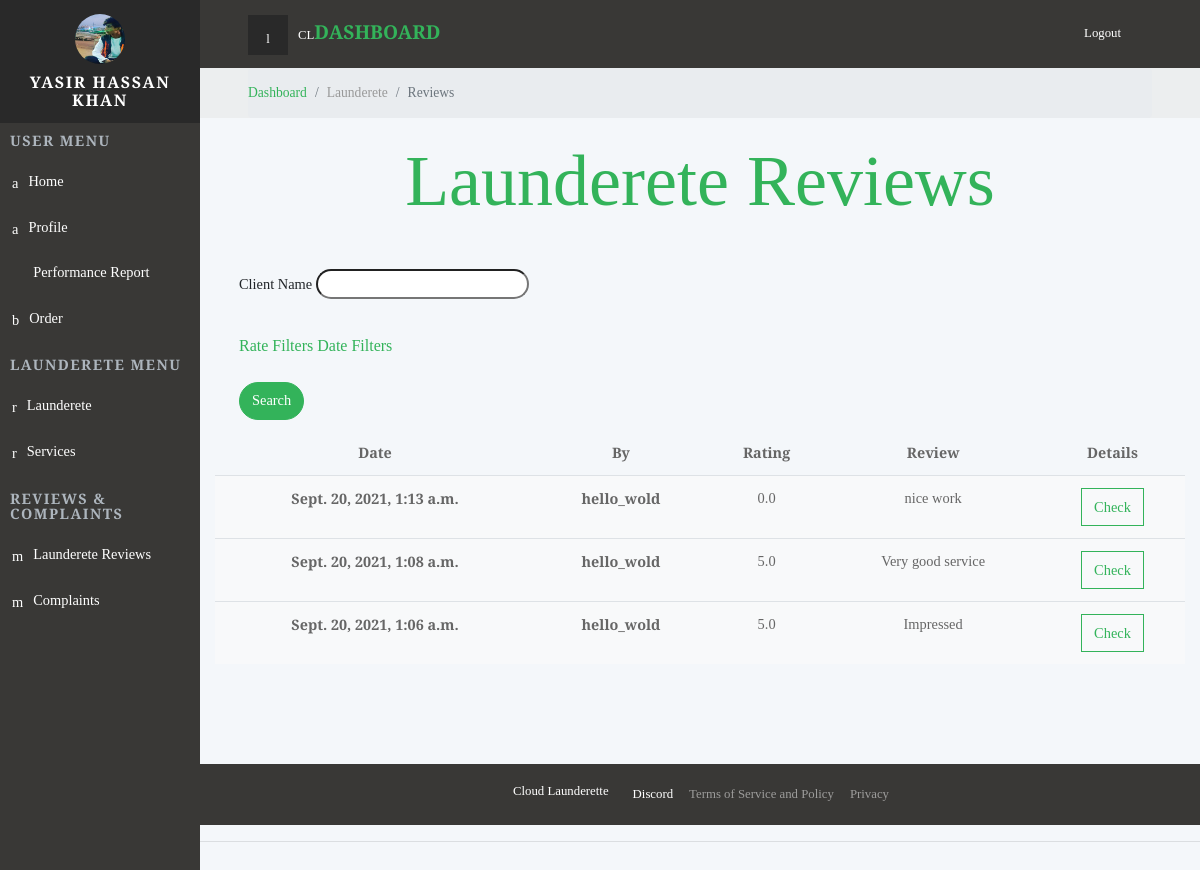
Screenshot of /dashboard/launderette/reviews/ (signed in) with the database file from the repository.
### backend/models.py (models this page shows, shortened)
class Launderer(models.Model):
    user = models.OneToOneField(User, on_delete=models.CASCADE, null=True)
    name = models.CharField(max_length=200, null=True)
    profile_pic = models.ImageField( default="default-profile.png")
    address = models.CharField(max_length=200, null=True)
    isBlocked = models.BooleanField(default=False)
    date_joined =models.DateTimeField(auto_now_add=True)

class Review(models.Model):
    launderette = models.ForeignKey(Launderette, null=True, on_delete= models.SET_NULL)
    client = models.ForeignKey(Client, null=True, on_delete= models.SET_NULL)
    order = models.ForeignKey(Order, null=True, on_delete= models.SET_NULL)
    rating = models.FloatField(default=0)
    review = models.TextField(blank=True, null=True)
    date = models.DateTimeField(auto_now_add=True, null=True)

class Client(models.Model):
    user = models.OneToOneField(User, on_delete=models.CASCADE, null=True)
    name = models.CharField(max_length=200, null=True)
    profile_pic = models.ImageField(default="default-profile.png")
    address = models.CharField(max_length=200, null=True)
    isBlocked = models.BooleanField(default=False)
    date_joined =models.DateTimeField(auto_now_add=True)
    def __str__(self):
        return str(self.user)

### backend/decorators.py (the view)
		def wrapper_func(request, *args, **kwargs):
			group = None
			if request.user.groups.exists():
				group = request.user.groups.all()[0].name
			if group in allowed_roles:
				return view_func(request, *args, **kwargs)
			else:
				return HttpResponse('You are not authorized to view this page')

### frontend/templates/frontend/launderetteReviews.html (shortened to what this page needs)
{%  extends 'frontend/partialview/base_template.html' %}
{% load static %}
{% block content %}
    <div class="page">
      {% include 'frontend/partialview/topbar.html' %}
      <div class="breadcrumb-holder">
        <div class="container-fluid">
          <ul class="breadcrumb">
            <li class="breadcrumb-item "><a href="{% url 'dashboard' %}">Dashboard</a></li>
            <li class="breadcrumb-item "><a href-"{% url 'launderette' %}">Launderete</a></li>
            <li class="breadcrumb-item active"><a >Reviews</a></li>
          </ul>
        </div>
      </div>
      <h1 class="h3 display-3 text-primary m-4 text-center">Launderete   Reviews         </h1>
     <section class="my-4">
        <div class="container">
          <form method="get" class="text-left">
            <div class="filters p-4">
              <div class="form-group-material">
                <label>Client Name</label>
                {{reviewsFilters.form.client_name}}
              </div>
              <a href="#rate_filter"  data-toggle="collapse">Rate Filters</a>
              <a href="#date_filter"  data-toggle="collapse">Date Filters</a>
            </div>
            <div class="form-group">
              <button class="my-btn btn btn-primary ml-4" type="submit">Search</button>
            </div>
        </form>
        <table class="table text-center">
            <thead>
                <tr>
                  <th>Date</th>
                  <th>By</th>
                  <th>Rating</th>
                  <th>Review</th>
                  <th>Details</th>
                </tr>
            </thead>
            <tbody>
              {% for review in reviews %}
                <tr class="bg-light">
                  <th scope="row">{{review.date}}</th>
                      <th>{{review.client}}</th>
                      <td>{{review.rating}}</td>
                      <td> {{review.review}}</td>
                      <td><a class="btn  btn-outline-primary   text-center" href="{% url 'laundaretteReviewDetail' review.id %}">Check</a></td>
                </tr>
              {% endfor %}
            </tbody>
        </table>
        </div>
    </section>
      <footer class="main-footer">
        {% include 'frontend/partialView/footer_navbar.html' %}
      </footer>
    </div>
{% endblock content %}

### frontend/templates/frontend/partialview/header_navbar.html (shortened to what this page needs)
{% load static %}
    <nav class="side-navbar">
      <div class="side-navbar-wrapper">
        <div class="sidenav-header d-flex align-items-center justify-content-center">
          <div class="sidenav-header-inner text-center"><img src="{{launderer.profile_pic.url}}" alt="person" class="img-fluid rounded-circle">
            <h2 class="h5">{{launderer.name}}</h2>
          </div>
        </div>
        <div class="main-menu">
          <h5 class="sidenav-heading">User Menu</h5>
          <ul id="side-main-menu" class="side-menu list-unstyled">
            <li><a href="{% url 'dashboard' %}" > <i class="icon-form"></i>Home                             </a></li>
            <li><a href="{% url 'myAccount' %}"> <i class="icon-form"></i>Profile                             </a></li>
            <li class=""><a href="{% url 'Report' %}"> <i class="fa fa-bar-chart"></i>Performance Report                              </a></li>
            <li><a href="#exampledropdownDropdown2" aria-expanded="false" data-toggle="collapse"> <i class="icon-home"></i>Order </a>
            </li>
        </div>
        <div class="admin-menu">
          <h5 class="sidenav-heading">Launderete Menu</h5>
          <ul id="side-admin-menu" class="side-menu list-unstyled">
            <li> <a href="{% url 'launderette' %}"> <i class="icon-screen"> </i>Launderete</a></li>
            {% if totalLaunderette != 0 %}
              <li> <a href="{% url 'services' %}"> <i class="icon-screen"> </i>Services</a></li>
            {% endif %}
          </ul>
        </div>
        <div class="admin-menu">
          <h5 class="sidenav-heading">Reviews & Complaints</h5>
          <ul id="side-admin-menu" class="side-menu list-unstyled">
            {% if totalLaunderette != 0 %}
              <li> <a href="{% url 'laundaretteReviews' %}"> <i class="icon-flask"> </i>Launderete Reviews</a></li>
            {% endif %}
            <li> <a href="{% url 'complaints' %}"> <i class="icon-flask"> </i>Complaints</a></li>
          </ul>
        </div>
      </div>
    </nav>

### static/css/mystyle.css (style rules this page uses)
a { display: inline-block; text-decoration: none; color: #fff; }
body { overflow-x: hidden; }
i { display: inline-block; }
i[class*='icon-'] { -webkit-transform: translateY(4px); transform: translateY(4px); }
table { font-size: 0.9em; color: #666; }
.page { position: absolute; top: 0; right: 0; -webkit-transition: width 0.3s linear; transition: width 0.3s linear; width: calc(100% - 200px); background-color: #F4F7FA; min-height: 100vh; padding-bottom: 50px; }
h2 { color: #555; font-weight: 400; }
.breadcrumb-holder { background: #eceeef; }
.breadcrumb-holder .breadcrumb { padding: 15px 0; font-size: 0.85em; font-weight: 300; color: #999; margin-bottom: 0; }
@media (min-width: 768px) { .container-fluid { padding: 0 3rem; } }
.side-navbar { position: fixed; top: 0; left: 0; width: 200px; height: 100%; width: 200px; text-align: left; background: #393836; color: #fff; z-index: 999; overflow-y: auto; -webkit-transition: all 0.3s; transition: all 0.3s; }
.side-navbar li { position: relative; }
.side-navbar li a { position: relative; font-size: .9rem; font-weight: 300; color: #fff; text-decoration: none; width: 100%; padding: 12px; }
.side-navbar li a[data-toggle="collapse"]::before { content: '\f104'; display: inline-block; -webkit-transform: translateY(-50%); transform: translateY(-50%); font-family: 'FontAwesome'; position: absolute; top: 50%; right: 20px; }
.side-navbar .sidenav-header { background: #292929; padding: 14px; margin-bottom: 10px; }
.side-navbar .sidenav-header img { width: 50px; height: 50px; }
.side-navbar .sidenav-header h2 { margin: 10px 0 0; text-transform: uppercase; letter-spacing: .1em; }
.side-navbar .sidenav-heading { font-weight: 700; color: #adb5bd; font-size: .9rem; text-transform: uppercase; letter-spacing: .1em; margin-left: 10px; margin-top: 10px; margin-bottom: 10px; }
.side-navbar i[class*='icon-'] { -webkit-transform: translateY(2px); transform: translateY(2px); }
.side-navbar i { font-size: inherit; margin-right: 10px; }
footer.main-footer { width: 100%; bottom: 0; margin-top: 10%; }
label { font-size: .9rem; }
.form-group { margin-bottom: 10px; }
.form-group-material { position: relative; margin-bottom: 30px; }
button { cursor: pointer; }
.table { margin-bottom: 0; color: #666; }
.table td, .table th { border-color: #dee2e6; }
.table thead th { border: none; }
.btn { font-weight: 400; border: 1px solid transparent; padding: 0.45rem 0.75rem; font-size: 0.9rem; line-height: 1.5; border-radius: 0; -webkit-transition: color 0.15s ease-in-out, background-color 0.15s ease-in-out, border-color 0.15s ease-in-out, -webkit-box-shadow 0.15s ease-in-out; transition: color 0.15s ease-in-out, background-color 0.15s ease-in-out, border-color 0.15s ease-in-out, -webkit-box-shadow 0.15s ease-in-out; transition: color 0.15s ease-in-out, background-color 0.15s ease-in-out, border-color 0.15s ease-in-out, box-shadow 0.15s ease-in-out; transition: color 0.15s ease-in-out, background-color 0.15s ease-in-out, border-color 0.15s ease-in-out, box-shadow 0.15s ease-in-out, -webkit-box-shadow 0.15s ease-in-out; }
.btn-primary { color: color-yiq(#33b35a); background-color: #33b35a; border-color: #33b35a; }
.btn-outline-primary { color: #33b35a; background-color: transparent; background-image: none; border-color: #33b35a; }
body { font-family: "Roboto", sans-serif; font-size: 1rem; font-weight: 400; line-height: 1.5; color: #212529; background-color: #fff; }
a { color: #33b35a; text-decoration: none; }
h1, h2, h3, h4, h5, h6, .h1, .h2, .h3, .h4, .h5, .h6 { margin-bottom: 0.5rem; font-family: inherit; font-weight: 700; line-height: 1.1; color: inherit; }
h1, .h1 { font-size: 1.5rem; }
h2, .h2 { font-size: 1.3rem; }
h3, .h3 { font-size: 1.2rem; }
h5, .h5 { font-size: 1rem; }
.display-3 { font-size: 4.5rem; font-weight: 300; line-height: 1.1; }
.text-primary { color: #33b35a !important; }
.bg-light { background-color: #f8f9fa !important; }

### static/css/custom.css (style rules this page uses)
body { font-family: 'Playfair Display', serif !important; }
input { border-radius: 20px !important; padding-left: 7px !important; }
.my-btn { border-radius: 55px !important; }

### rows the page displays
Launderer: profile_pic (picture), name "YASIR HASSAN KHAN"
Review: date "Sept. 20, 2021, 1:13 a.m.", client "hello_wold", rating "0.0", review "nice work"
Review: date "Sept. 20, 2021, 1:08 a.m.", client "hello_wold", rating "5.0", review "Very good service"
Review: date "Sept. 20, 2021, 1:06 a.m.", client "hello_wold", rating "5.0", review "Impressed"
